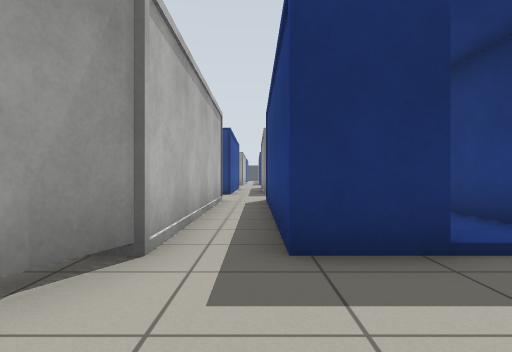
view 1 (above)

24 first-person views from a walk through a robot-simulator world made for Gazebo. The camera is 0.72 m above the floor, looks level and sees 75° across. Floor lines are 1 m apart. The floor is counted in squares, 1 m on a side. Each view is taken from the middle of a square. On the plan, view 1 faces up. The plan holds only what a view shows up to about 10 squares ahead; the rest is blank. The place goes on beyond the plan. The robots in the file are not drawn.

view 2
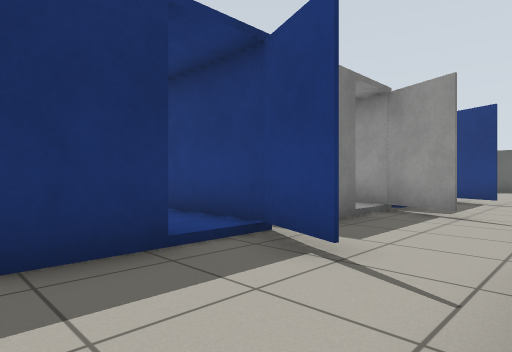

view 3
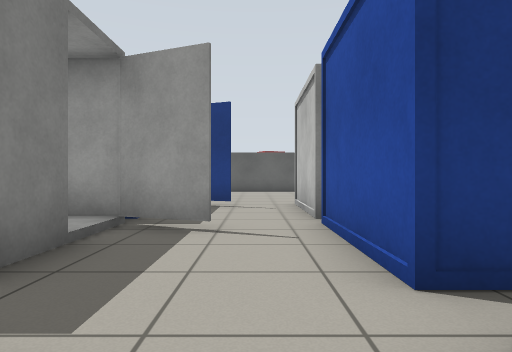

view 4
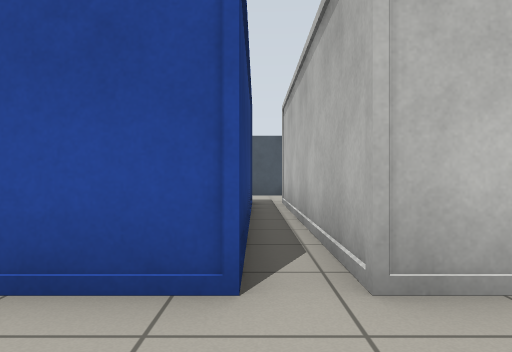

view 5
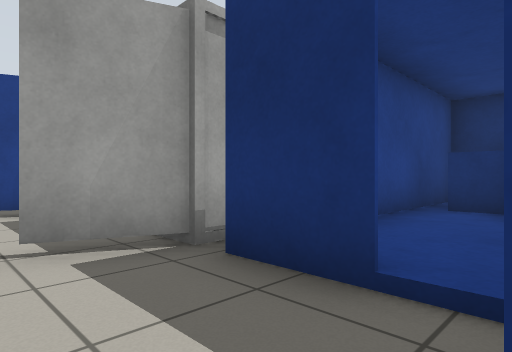

view 6
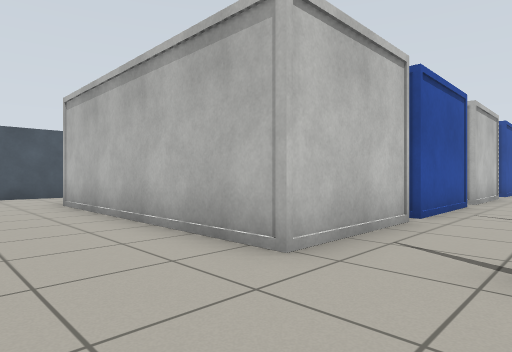

view 7
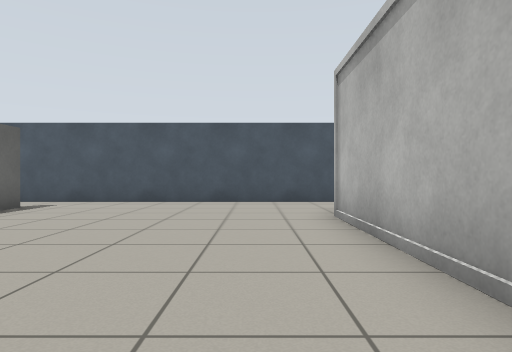

view 8
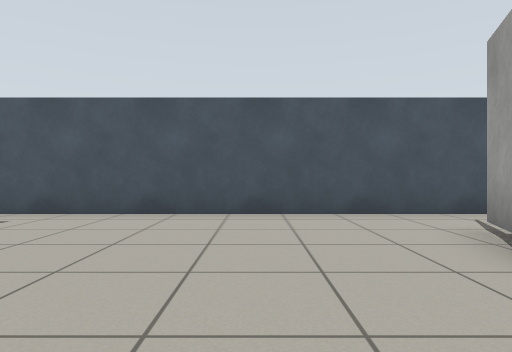

view 9
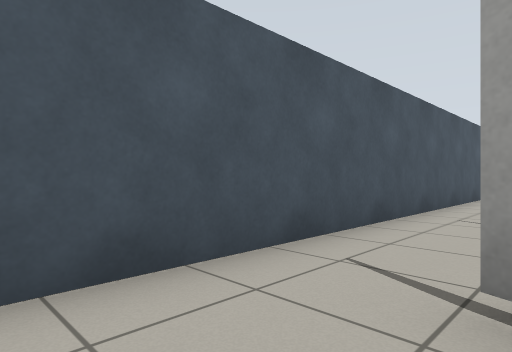

view 10
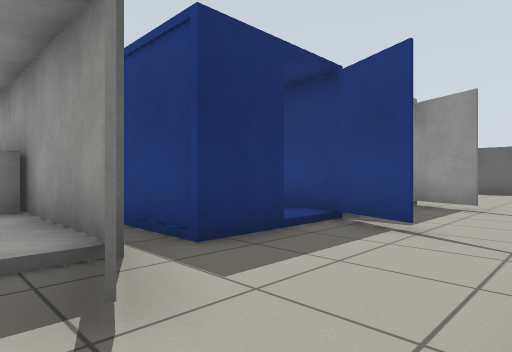

view 11
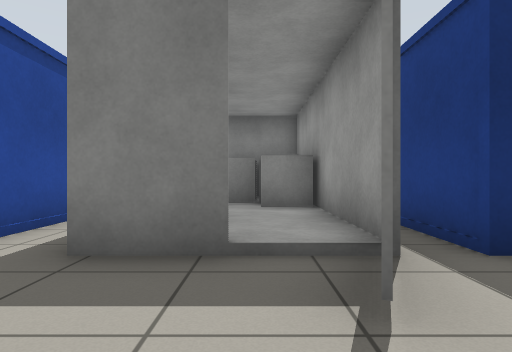

view 12
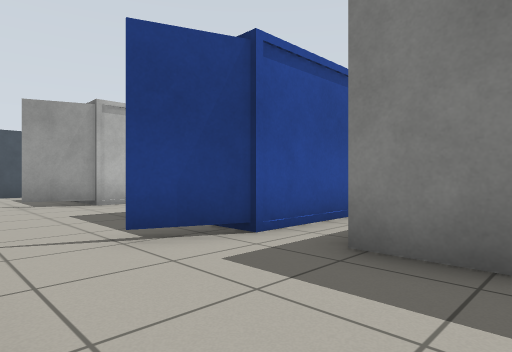

view 13
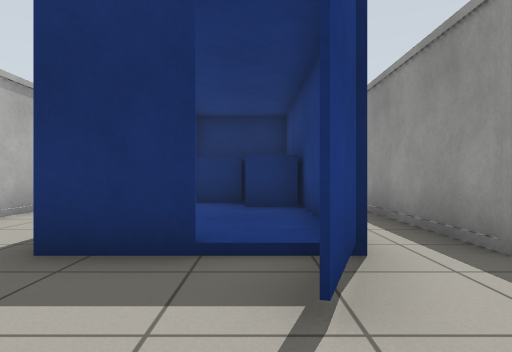

view 14
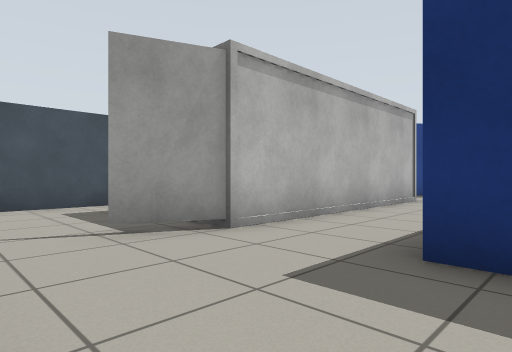

view 15
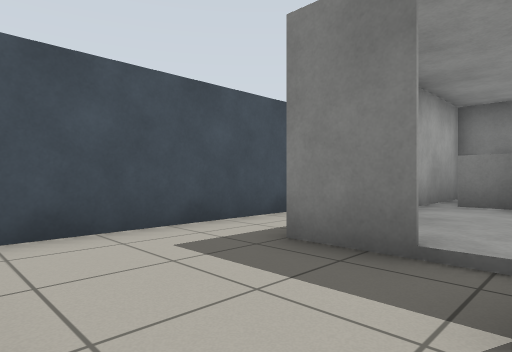

view 16
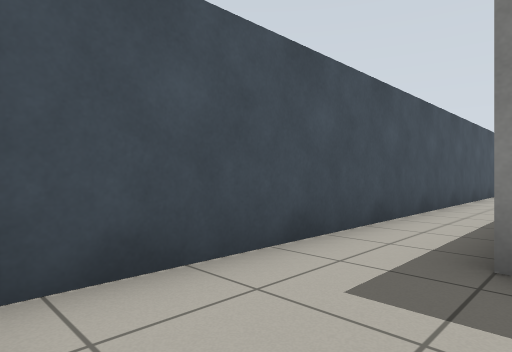

view 17
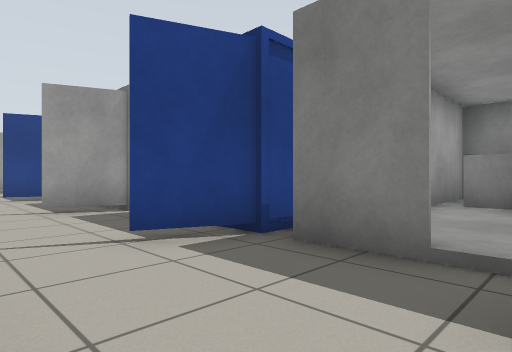

view 18
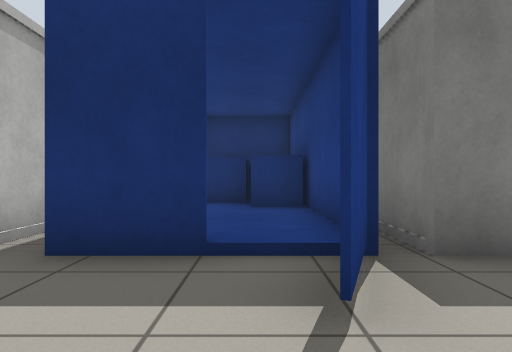

view 19
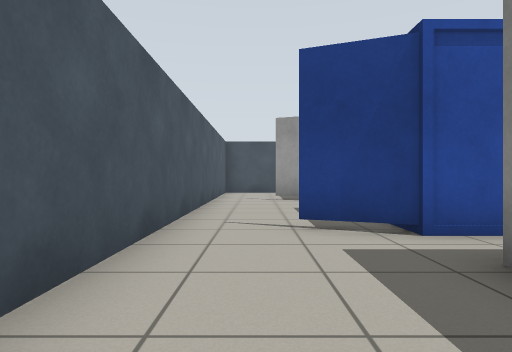

view 20
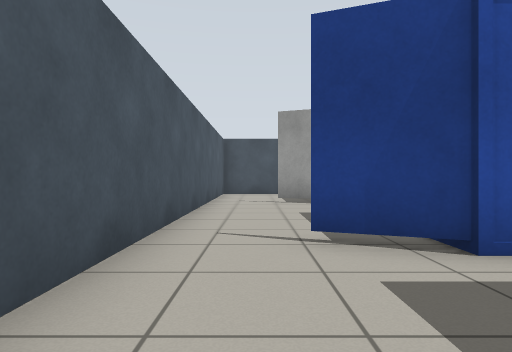

view 21
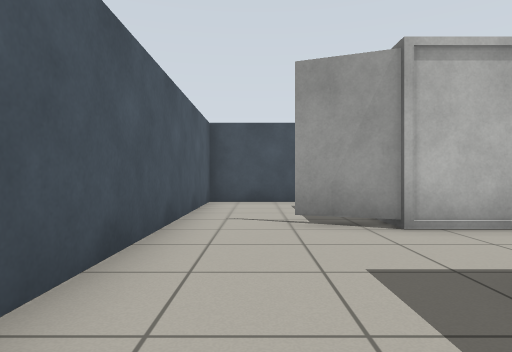

view 22
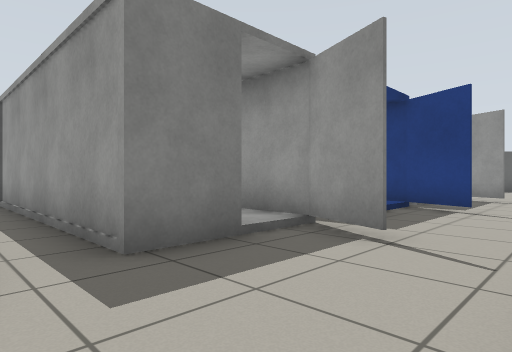

view 23
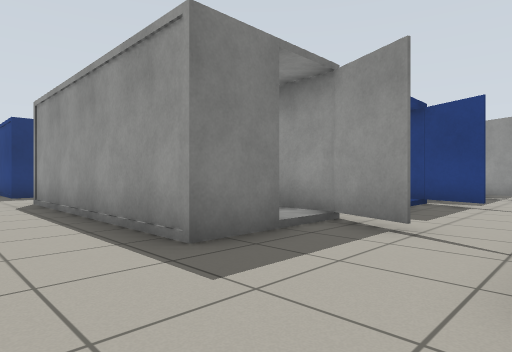

view 24
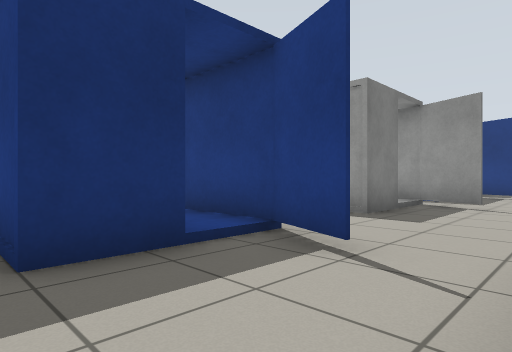

### Floor plan
Key: @ floor where view 1 was taken; # wall or solid block; . main floor; : floor 0.1 m higher than the main floor; C container.
Columns run from 12 left of view 1 to 19 right of it. Each row starts with its distance up from view 1.
 10        .C  C.C      CC
  9        .C  C.C      CC
  8        .C  CC       CC
  7        .C  CC       CC
  6        .C  CC       C
  5      C .C  CC  C    C
  4   .C C..C  CC  C   CC
  3   .CCC..CC:CCCCCCC:CCCC
  2 #....C....CC...C...C..C...
  1 #.........................
  0 #..CCC..CCCC@CCCCCCCCCC...
 -1 #. CCC. CCCC.CCCCCCCCCC...
 -2 #..CCC.  CCCCCCCCCCCCCC...
 -3 #..CCC.. CCCCCCCC CCCCCC...
 -4 #..C C..C CCC CCC  CC CC....
 -5 #..C C..   CC  CC  CC  C....
 -6 #..C C..   CC  CC  CC  C.....
 -7 #..CCC..CC:CCCCCCC:CCCCC.....
 -8 #....C....CC...C...C..C......#
 -9 #..............................
-10 ##.............................
-11  ###############################

Positions as (right, up) in squares from view 1, and headings:
1: (0, 0), facing up
2: (0, 0), facing up-right
3: (2, 1), facing right
4: (4, 2), facing down
5: (10, 1), facing up-left
6: (13, 2), facing down-left
7: (12, -1), facing down
8: (13, -4), facing down
9: (12, -8), facing down-left
10: (2, -10), facing up-right
11: (2, -10), facing up
12: (2, -10), facing up-left
13: (-2, -10), facing up
14: (-3, -10), facing up-left
15: (-7, -10), facing up-left
16: (-9, -10), facing up-left
17: (10, -10), facing up-left
18: (6, -10), facing up
19: (3, -9), facing left
20: (2, -9), facing left
21: (-2, -9), facing left
22: (-1, -10), facing up-right
23: (-6, 0), facing up-right
24: (-10, 0), facing up-right
